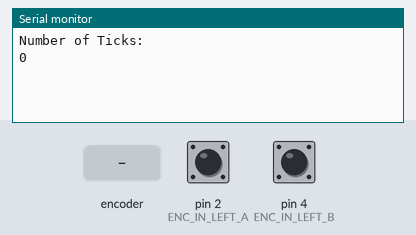
Bench run of a sketch on a simulated Arduino Uno, built with avr-gcc and run on an emulated ATmega328P. Shown: the last lines printed to the serial monitor. The test bench sets the inputs (shaded band); at power-on: pin 2 (ENC_IN_LEFT_A) HIGH, pin 4 (ENC_IN_LEFT_B) HIGH.

Above: at 1.2 s.
1.3 s: rotary encoder on pin 2 (ENC_IN_LEFT_A) / pin 4 (ENC_IN_LEFT_B) turned 1 step (first pin leading)
At 2.8 s:
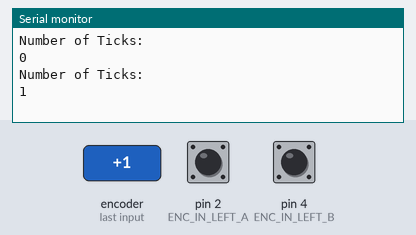
3.0 s: rotary encoder on pin 2 (ENC_IN_LEFT_A) / pin 4 (ENC_IN_LEFT_B) turned 1 step (first pin leading)
At 4.6 s:
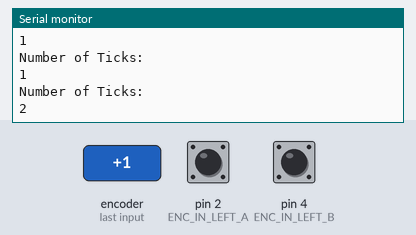
Timing chart, 0 to 6.1 s (numbered marks = the images above; inputs shaded):
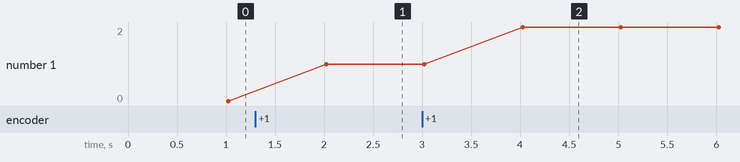

The sketch:

encoder_test_Nov8.ino
```cpp
// Encoder output to Arduino Interrupt pin. Tracks the tick count.
#define ENC_IN_LEFT_A 2

// Other encoder output to Arduino to keep track of wheel direction
// Tracks the direction of rotation.
#define ENC_IN_LEFT_B 4

// True = Forward; False = Reverse
boolean Direction_left = true;

// Minumum and maximum values for 16-bit integers
const int encoder_minimum = -32768;
const int encoder_maximum = 32767;

// Keep track of the number of wheel ticks
volatile int left_wheel_tick_count = 0;

// One-second interval for measurements
int interval = 1000;
long previousMillis = 0;
long currentMillis = 0;

void setup() {

  // Open the serial port at 9600 bps
  Serial.begin(9600);

  // Set pin states of the encoder
  pinMode(ENC_IN_LEFT_A , INPUT_PULLUP);
  pinMode(ENC_IN_LEFT_B , INPUT);

  // Every time the pin goes high, this is a tick
  attachInterrupt(digitalPinToInterrupt(ENC_IN_LEFT_A), left_wheel_tick, RISING);
}

void loop() {

  // Record the time
  currentMillis = millis();

  // If one second has passed, print the number of ticks
  if (currentMillis - previousMillis > interval) {

    previousMillis = currentMillis;

    Serial.println("Number of Ticks: ");
    Serial.println(left_wheel_tick_count);
    Serial.println();
  }
}


// Increment the number of ticks
void left_wheel_tick() {

  // Read the value for the encoder for the left wheel
  int val = digitalRead(ENC_IN_LEFT_B);

  if(val == LOW) {
    Direction_left = true; // Reverse
  }
  else {
    Direction_left = false; // Forward
  }

  if (Direction_left) {
    if (left_wheel_tick_count == encoder_maximum) {
      left_wheel_tick_count = encoder_minimum;
    }
    else {
      left_wheel_tick_count++;
    }
  }
  else {
    if (left_wheel_tick_count == encoder_minimum) {
      left_wheel_tick_count = encoder_maximum;
    }
    else {
      left_wheel_tick_count--;
    }
  }
}
```

Measured:
- after the input at 1.3 s, the serial monitor: prints a new line after 0.72 s (image 1)
- after the input at 3.0 s, the serial monitor: prints a new line after 1.0 s (image 2)
- plotted number 1: 0 → 1 after the input at 1.3 s, 1 → 2 after the input at 3.0 s
